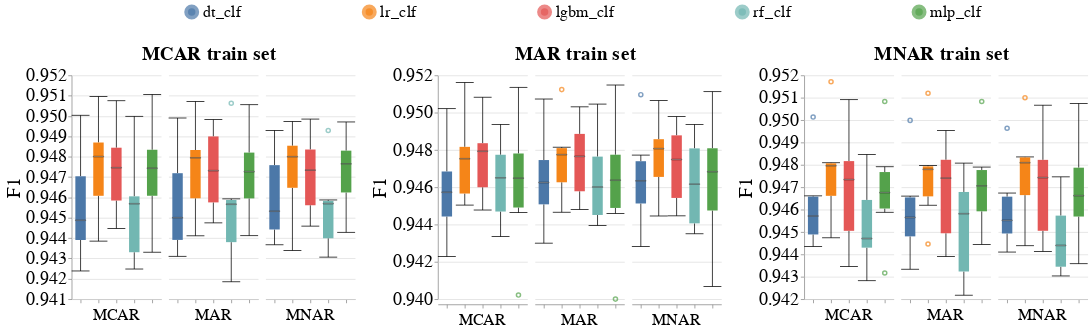

Source (notebook cell):
### Code cell
create_box_plots_for_diff_models(dataset_name=DATASET_NAME,
                                 null_imputer_name=ErrorRepairMethod.datawig.value,
                                 metric_name='f1',
                                 db_client=db_client)
